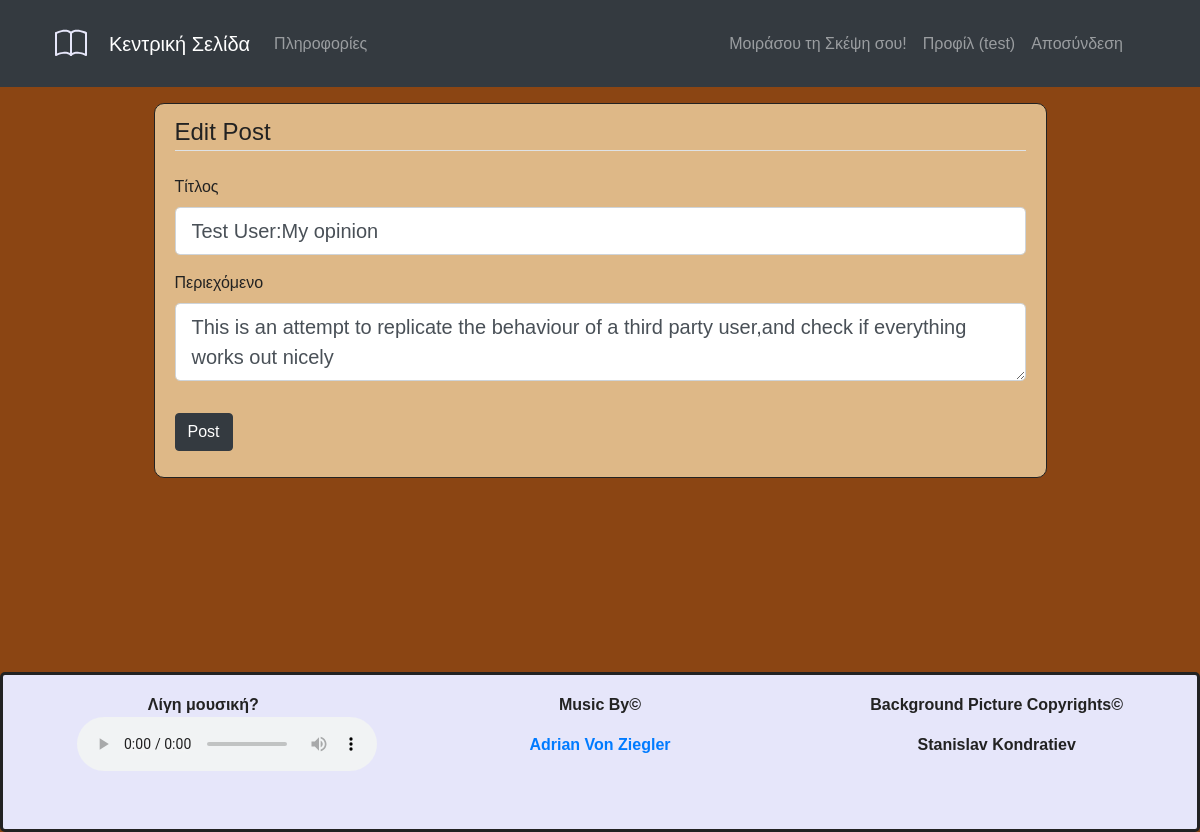
Page /post/6/edit (signed in) on the committed database.
### Flask_attempts/models.py (models this page shows, shortened)
class User(db.Model, UserMixin):
    id = db.Column(db.Integer, primary_key=True)
    username = db.Column(db.String(20), unique=True, nullable=False)
    email = db.Column(db.String(60), unique=True, nullable=False)
    image_file = db.Column(db.String(20), nullable=False, default='default.jpg')
    password = db.Column(db.String(60), nullable=False)
    posts = db.relationship('Post',backref='author', lazy = True)

class Post(db.Model):
    id = db.Column(db.Integer, primary_key=True)
    title = db.Column(db.String(100),nullable= False)
    date_posted = db.Column(db.DateTime,nullable=False,default = datetime.utcnow) #vs datetime.now i diafora einai oti i 2i apo8ikeuei local times,i 1i greenwich,kaliteri praktiki gia database storing
    content = db.Column(db.Text, nullable=False)
    user_id = db.Column(db.Integer, db.ForeignKey('user.id'), nullable=False)

### Flask_attempts/routes.py (the view)
@app.route("/post/<int:post_id>/edit",methods=['GET','POST'])
@login_required
def edit_post(post_id):
    post = Post.query.get_or_404(post_id)
    if post.author != current_user:
        abort(403) #http error code for forbidden path
    form = PostForm()
    if form.validate_on_submit():
        post.title= form.title.data
        post.content = form.content.data
        db.session.commit()
        flash("Post Updated Successfully!",'success')
        return redirect(url_for('post',post_id=post.id))
    elif request.method == 'GET':
        form.title.data = post.title
        form.content.data = post.content
    return render_template('create_post.html',title='Edit Post',
                               form=form, legend='Edit Post')

### Flask_attempts/Wtforms.py
class PostForm(FlaskForm):
    title = StringField('Τίτλος', validators=[DataRequired()])
    content = TextAreaField('Περιεχόμενο',validators=[DataRequired()])
    submit = SubmitField('Post')

### Flask_attempts/models.py (called while the page is built)
@login_manager.user_loader
def load_user(user_id):
    return User.query.get(int(user_id))

### Flask_attempts/templates/create_post.html (shortened to what this page needs)
{% extends "layout.html" %}
{% block content %}
<div class="content-section" style="width:100%; min-width: 400px;">
	<form method="POST" action="" >
		<fieldset class="form-group">
			<legend class="border-bottom mb-4">{{legend}}</legend>
			<div class="form-group ">
				{{form.title.label(class="form-control-label")}}
					{% if form.title.errors %}
						{{form.title(class="form-control form-control-lg is-invalid")}}
						<div class="invalid-feedback">
							{% for error in form.title.errors%}
								<span>{{ error }}</span>
							{%endfor%}
						</div>
					{% else %}
						{{ form.title(class="form-control form-control-lg")}}
					{%endif%}
			</div>
			<div class="form-group">
				{{form.content.label(class="form-control-label")}}
					{% if form.content.errors %}
						{{form.content(class="form-control form-control-lg is-invalid")}}
						<div class="invalid-feedback">
							{% for error in form.content.errors%}
								<span>{{ error }}</span>
							{%endfor%}
						</div>
					{% else %}
						{{ form.content(class="form-control form-control-lg")}}
					{%endif%}
			</div>
		</fieldset>
		<div class="form-group">
			{{form.submit(class="btn btn-dark")}}
		</div>
	</form>
</div>
{% endblock content %}

### Flask_attempts/templates/layout.html (shortened to what this page needs)
<!DOCTYPE html>
<html>
<head>
	<link rel="stylesheet" href="https://maxcdn.bootstrapcdn.com/bootstrap/4.0.0/css/bootstrap.min.css">
	<link rel="stylesheet" type="text/css" href="{{ url_for('static', filename='styling.css') }}">
</head>
<body>
<div class="wrapper">
<header class="site-header absolute-top" style="min-width: 480px;">
	<nav class="navbar navbar-expand-sm navbar-dark bg-dark" style="min-width: 480px;">
	<div class="container">
			<ul class="navbar-nav">
				<li class="nav-item">
				</li>
				<li class="nav-item mt-3">
					<a class="navbar-brand ml-auto" href="{{url_for('home')}}">Κεντρική Σελίδα</a>
				</li>
				<li class="nav-item mt-3">
					<a class="nav-link" href="{{url_for('about')}}">Πληροφορίες</a>
				</li>
			</ul>
			<ul class="navbar-nav mr-4">
				{%if current_user.is_authenticated %}
					<li class="nav-item">
						<a class="nav-link" href="{{url_for('new_post')}}">Μοιράσου τη Σκέψη σου!</a>
					</li>
					<li class="nav-item">
						<a class="nav-link mr-auto" href="{{url_for('Account')}}">Προφίλ
							({{current_user.username}})
						</a>
					</li>
					<li class="nav-item">
						<a class="nav-link mr-auto" href="{{url_for('Logout')}}">Αποσύνδεση
						</a>
					</li>
				{%endif%}
			</ul>
	</div>
	</nav>
</header>
		<main role="main" class="container">
			<div class="row mx-auto">
				<div class="col-10 mx-auto">
		{% block content %}{% endblock %}
				</div>
			</div>
		</main>
		<div class="push"></div>
</div>
<footer class="absolute-bottom custom-footer container-fluid  padding ">
	<div class="row text-center footer-content" style="margin:auto;">
  		<div class="col-md-4">
  			<p><b>	Λίγη μουσική?
  			<audio controls loop class="ml-5">
  			<source src="{{url_for('static',filename='Relaxing Celtic Music - Forest Sanctum.mp3')}}" type="audio/mpeg">
			</audio>
			</b>
			</p>
  		</div>
  		<div class="col-md-4">
  			<p><b>Music By&#169</p>
  			<a href="https://adrianvonziegler.bandcamp.com/album/the-complete-discography">Adrian Von Ziegler</a>
  		</div>
  		<div class="col-md-4">
  			<b>
  			<p>Background Picture Copyrights&#169</p>
  			<p>Stanislav Kondratiev</p>
  			</b>
  		</div>
  </div>
</footer>
</body>
</html>

### Flask_attempts/static/styling.css (style rules this page uses)
html,body { margin:0; padding:0;height:100%; }
body { width:100%; font-family: sans-serif; color: #222; background-image:url('stanislav-kondratiev-6pO3QFkk7hQ-unsplash.jpg'); background-color: saddlebrown; }
.content-section { background: burlywood; padding: 10px 20px; border: 1px solid #222; border-radius: 10px; margin-bottom: 20px; }
.custom-footer { padding-top:1rem; padding:2px; width: 100%; min-width: 480px; height: 10em; border: 3px solid; border-radius: 5px; background-color: lavender; color: #222; text-align: center; }
.footer-content { width:100%; height: 100%; overflow-y:scroll; }
.push { height: 8em; }
.wrapper { min-height: 100%; margin-bottom: -8em; }
[class*="col-"] { padding: 1rem; }

### rows in the picture
User: username "test"
Post: title "Test User:My opinion", content "This is an attempt to replicate the behaviour of a third party user,and check if everything works out nicely"

### other values in the picture
{{ legend }} "Edit Post"
